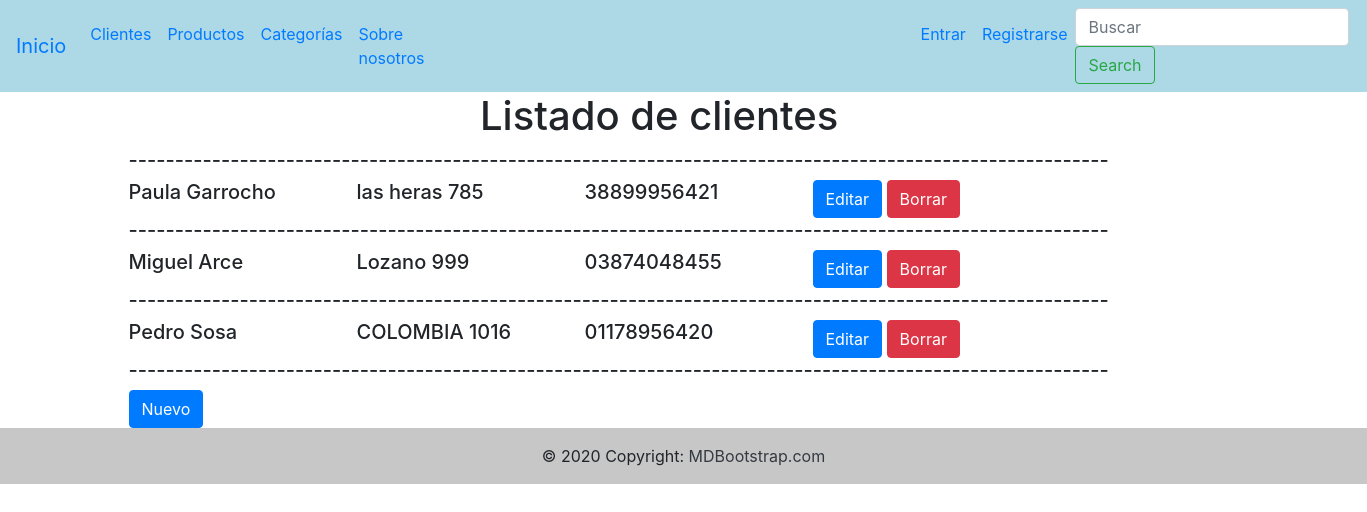
Screenshot of /cliente/lista_clientes/ with the database file from the repository.
### cliente/models.py (models this page shows, shortened)
class Cliente(models.Model):
    nombre=models.CharField(max_length=50)
    direccion=models.CharField(max_length=50)
    telefono=models.CharField(max_length=15)
    email=models.EmailField()
    created=models.DateTimeField(auto_now_add=True)
    class Meta:
        verbose_name="Cliente"
        verbose_name_plural="Clientes"

### cliente/views.py (the view)
# urls.py: path('lista_clientes/', views.lista_clientes, name="lista_clientes"),
def lista_clientes(request):
    clientes=Cliente.objects.all()
    return render(request, "cliente/list_cliente.html",{"clientes": clientes})

### templates/cliente/list_cliente.html (shortened to what this page needs)
{% extends 'base.html' %}
{% block contenido %}
<h1 style="margin-left:30rem">Listado de clientes</h1>
{% for cliente in clientes %}
    <div class="container">
        <h5>----------------------------------------------------------------------------------------------------------</h5>
        <div class="row">
            <div class="col-sm">
                   <h5>{{cliente.nombre}}</h5>
            </div>
            <div class="col-sm">
                <h5>{{cliente.direccion}}</h5>
            </div>
            <div class="col-sm">
                <h5>{{cliente.telefono}}</h5>
            </div>
            <div class="col-sm">
                <a href="/cliente/editar_cliente/{{cliente.id}}" class="btn btn-primary">Editar</a>
                <a href="/cliente/borrar_cliente/{{cliente.id}}/" class="btn btn-danger">Borrar</a>
            </div>
            <div class="col-sm"></div>
        </div>
    </div>
{% endfor %}
<div class="container">
    <h5>----------------------------------------------------------------------------------------------------------</h5>
    <a href="/cliente/nuevo_cliente/" class="btn btn-primary">Nuevo</a>
</div>
{% endblock %}

### rows the page displays
Cliente: nombre "Paula Garrocho", direccion "las heras 785", telefono "38899956421"
Cliente: nombre "Miguel Arce", direccion "Lozano 999", telefono "03874048455"
Cliente: nombre "Pedro Sosa", direccion "COLOMBIA 1016", telefono "01178956420"
